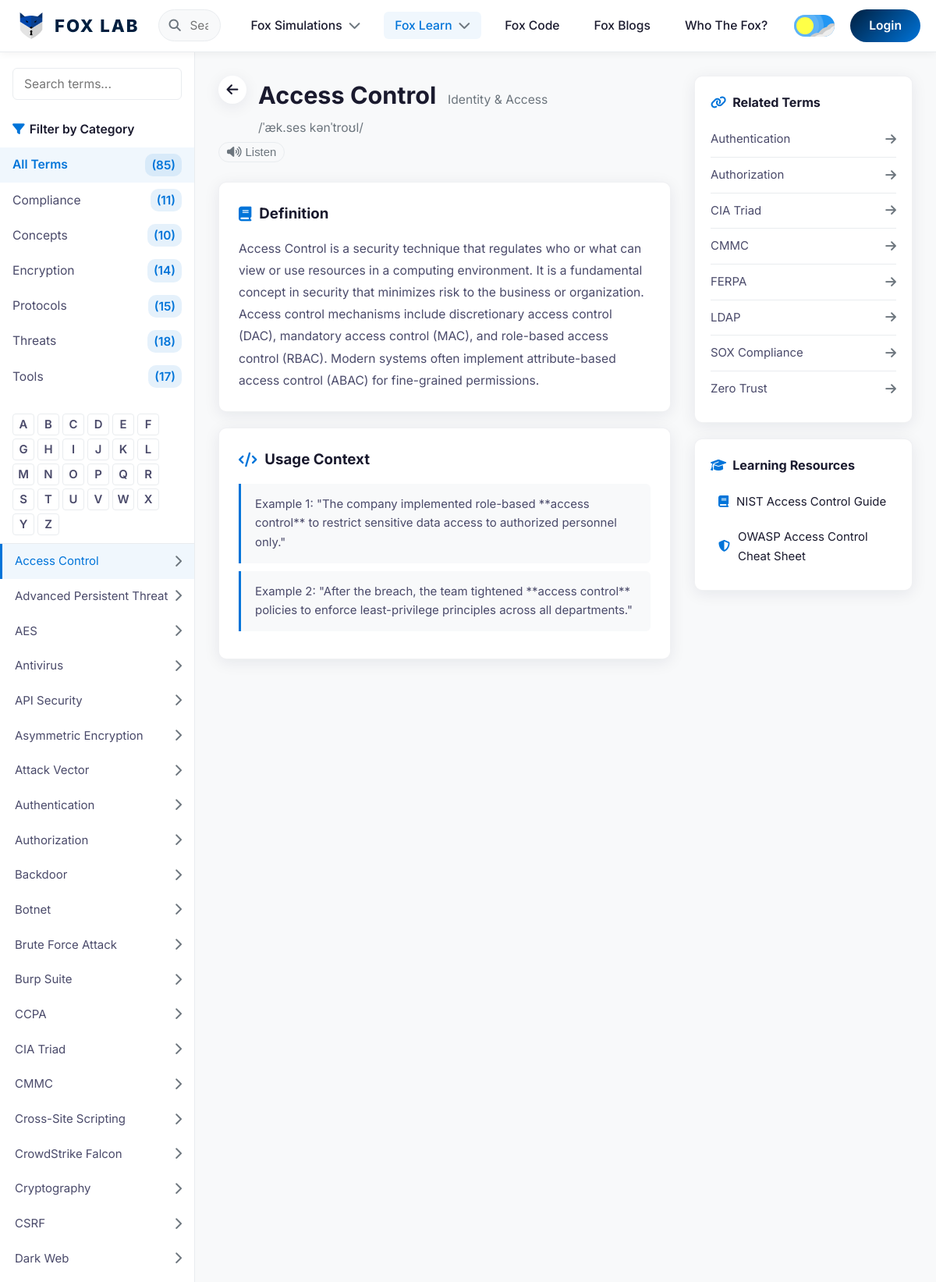
Page /pages/terms.php (upper part) on the committed database.
### tables this page shows
CREATE TABLE IF NOT EXISTS terms (
    id              INT AUTO_INCREMENT PRIMARY KEY,
    title           VARCHAR(255) NOT NULL,
    pronunciation   VARCHAR(255) DEFAULT NULL,
    category        VARCHAR(100) NOT NULL DEFAULT 'General',
    subcategory     VARCHAR(100) DEFAULT 'Protocols',
    definition      TEXT NOT NULL,
    usage_context   TEXT DEFAULT NULL,
    created_at      TIMESTAMP DEFAULT CURRENT_TIMESTAMP
);

CREATE TABLE IF NOT EXISTS resources (
    id          INT AUTO_INCREMENT PRIMARY KEY,
    term_id     INT NOT NULL,
    resource_title VARCHAR(255) NOT NULL,
    resource_url   VARCHAR(500) NOT NULL,
    resource_icon  VARCHAR(100) DEFAULT 'fas fa-external-link-alt',
    FOREIGN KEY (term_id) REFERENCES terms(id) ON DELETE CASCADE
);

### config/db.php (called while the page is built, shortened)
<?php
function e(?string $str): string {
    return htmlspecialchars($str ?? '', ENT_QUOTES, 'UTF-8');
}

### pages/terms.php (the view, shortened to what this page needs)
<?php
require_once __DIR__ . '/../config/db.php';
$pdo = getDBConnection();
$filterCategory = isset($_GET['category']) ? trim($_GET['category']) : '';
$filterLetter = isset($_GET['letter']) ? strtoupper(trim($_GET['letter'])) : '';
$searchQuery = isset($_GET['q']) ? trim($_GET['q']) : '';
$viewTermId = isset($_GET['id']) ? (int)$_GET['id'] : 0;
$showBookmarks = isset($_GET['bookmarks']) && $_GET['bookmarks'] === '1';
$userBookmarkIds = [];
$stmtCats = $pdo->query("SELECT category, COUNT(*) as cnt FROM terms GROUP BY category ORDER BY category ASC");
$catCounts = $stmtCats->fetchAll();
$totalTerms = array_sum(array_column($catCounts, 'cnt'));
$where = [];
$params = [];
if ($showBookmarks && !empty($userBookmarkIds)) {
    $placeholders = implode(',', array_fill(0, count($userBookmarkIds), '?'));
    $where[] = "id IN ($placeholders)";
    $params = array_merge(array_values($params), $userBookmarkIds);
    $whereClause = 'WHERE ' . implode(' AND ', $where);
    $stmtTerms = $pdo->prepare("SELECT id, title, category FROM terms $whereClause ORDER BY title ASC");
    $stmtTerms->execute(array_values($params));
} elseif ($showBookmarks && empty($userBookmarkIds)) {
    $termsList = [];
} else {
    $whereClause = !empty($where) ? 'WHERE ' . implode(' AND ', $where) : '';
    $stmtTerms = $pdo->prepare("SELECT id, title, category FROM terms $whereClause ORDER BY title ASC");
    $stmtTerms->execute($params);
}
if (!isset($termsList)) {
    $termsList = $stmtTerms->fetchAll();
}
$selectedTerm = null;
$relatedTerms = [];
if ($viewTermId > 0) {
    $stmtTerm = $pdo->prepare("SELECT * FROM terms WHERE id = :id LIMIT 1");
    $stmtTerm->execute([':id' => $viewTermId]);
    $selectedTerm = $stmtTerm->fetch();
} elseif (!empty($termsList)) {
    $viewTermId = $termsList[0]['id'];
    $stmtTerm = $pdo->prepare("SELECT * FROM terms WHERE id = :id LIMIT 1");
    $stmtTerm->execute([':id' => $viewTermId]);
    $selectedTerm = $stmtTerm->fetch();
}
if ($selectedTerm) {
    $stmtRelated = $pdo->prepare("
        SELECT t.id, t.title FROM terms t
        WHERE t.id IN (
            SELECT linked_id FROM term_links WHERE term_id = :tid1
            UNION
            SELECT term_id FROM term_links WHERE linked_id = :tid2
        )
        ORDER BY t.title ASC
    ");
    $stmtRelated->execute([':tid1' => $selectedTerm['id'], ':tid2' => $selectedTerm['id']]);
    $relatedTerms = $stmtRelated->fetchAll();
    $termResources = [];
    try {
        $stmtRes = $pdo->prepare("SELECT * FROM resources WHERE term_id = :tid ORDER BY id ASC");
        $stmtRes->execute([':tid' => $selectedTerm['id']]);
        $termResources = $stmtRes->fetchAll();
    } catch (PDOException $e) {
        $termResources = [];
    }
}
include __DIR__ . '/../includes/header.php';
?>
<div class="terms-page">
    <aside class="terms-sidebar">
        <div class="terms-search">
            <form method="GET" action="terms.php" autocomplete="off">
                <div class="search-wrapper">
                    <input type="text" name="q" id="termSearchInput" placeholder="Search terms..." value="<?php echo e($searchQuery); ?>">
                </div>
            </form>
        </div>
        <div class="filter-header">
            <i class="fas fa-filter"></i> Filter by Category
        </div>
        <ul class="category-filters">
            <li class="<?php echo ($filterCategory === '' || $filterCategory === 'All') && !$showBookmarks ? 'active' : ''; ?>" onclick="window.location='terms.php'">
                All Terms <span class="count">(<?php echo $totalTerms; ?>)</span>
            </li>
            <?php foreach ($catCounts as $cat): ?>
            <li class="<?php echo $filterCategory === $cat['category'] && !$showBookmarks ? 'active' : ''; ?>" onclick="window.location='terms.php?category=<?php echo urlencode($cat['category']); ?>'">
                <?php echo e($cat['category']); ?> <span class="count">(<?php echo $cat['cnt']; ?>)</span>
            </li>
            <?php endforeach; ?>
        </ul>
        <div class="alpha-index">
            <?php foreach (range('A', 'Z') as $letter): ?>
            <a href="terms.php?letter=<?php echo $letter; ?>" class="<?php echo $filterLetter === $letter ? 'active' : ''; ?>"><?php echo $letter; ?></a>
            <?php endforeach; ?>
        </div>
        <ul class="terms-list">
            <?php foreach ($termsList as $t): ?>
            <li class="<?php echo $viewTermId == $t['id'] ? 'active' : ''; ?>" onclick="window.location='terms.php?id=<?php echo $t['id']; ?><?php echo $filterCategory ? '&category=' . urlencode($filterCategory) : ''; ?><?php echo $filterLetter ? '&letter=' . urlencode($filterLetter) : ''; ?>'">
                <?php echo e($t['title']); ?>
                <i class="fas fa-chevron-right"></i>
            </li>
            <?php endforeach; ?>
        </ul>
    </aside>
    <?php if ($selectedTerm): ?>
    <div class="terms-main">
        <div class="term-content">
            <div class="term-header">
                <a href="terms.php" class="term-back"><i class="fas fa-arrow-left"></i></a>
                <div class="term-title-area">
                    <h1><?php echo e($selectedTerm['title']); ?></h1>
                    <span class="term-subcategory"><?php echo e($selectedTerm['subcategory']); ?></span>
                    <?php if ($selectedTerm['pronunciation']): ?>
                    <span class="term-pronunciation"><?php echo e($selectedTerm['pronunciation']); ?></span>
                    <?php endif; ?>
                </div>
            </div>
            <div class="term-actions-row">
                <?php if ($selectedTerm['pronunciation']): ?>
                <button class="audio-btn" onclick="speakTerm('<?php echo e($selectedTerm['title']); ?>')">
                    <i class="fas fa-volume-up"></i> Listen
                </button>
                <?php endif; ?>
            </div>
            <div class="term-section">
                <h2><i class="fas fa-book"></i> Definition</h2>
                <?php
                $paragraphs = explode("\n\n", $selectedTerm['definition']);
                foreach ($paragraphs as $para): ?>
                <p><?php echo nl2br(e($para)); ?></p>
                <?php endforeach; ?>
            </div>
            <?php if ($selectedTerm['usage_context']): ?>
            <div class="term-section">
                <h2><i class="fas fa-code"></i> Usage Context</h2>
                <?php
                $examples = explode("\n\n", $selectedTerm['usage_context']);
                foreach ($examples as $ex): ?>
                <div class="usage-example">
                    <?php echo nl2br(e($ex)); ?>
                </div>
                <?php endforeach; ?>
            </div>
            <?php endif; ?>
        </div>
        <div class="terms-right">
            <?php if (!empty($relatedTerms)): ?>
            <div class="related-terms-card">
                <h3><i class="fas fa-link"></i> Related Terms</h3>
                <ul class="related-list">
                    <?php foreach ($relatedTerms as $rt): ?>
                    <li onclick="window.location='terms.php?id=<?php echo $rt['id']; ?>'">
                        <?php echo e($rt['title']); ?>
                        <i class="fas fa-arrow-right"></i>
                    </li>
                    <?php endforeach; ?>
                </ul>
            </div>
            <?php endif; ?>
            <div class="learning-resources-card">
                <h3><i class="fas fa-graduation-cap"></i> Learning Resources</h3>
                <?php if (!empty($termResources)): ?>
                    <?php foreach ($termResources as $res): ?>
                    <a href="<?php echo e($res['resource_url']); ?>" target="_blank" rel="noopener" class="resource-item" style="text-decoration:none;color:inherit;display:flex;align-items:center;gap:10px;padding:10px;border-radius:6px;transition:var(--transition);">
                        <i class="<?php echo e($res['resource_icon']); ?>" style="color:var(--accent);"></i>
                        <span><?php echo e($res['resource_title']); ?></span>
                    </a>
                    <?php endforeach; ?>
                <?php endif; ?>
            </div>
        </div>
    </div>
    <?php endif; ?>
</div>
<?php include __DIR__ . '/../includes/footer.php'; ?>

### rows in the picture
terms: title "Access Control", subcategory "Identity & Access", pronunciation "/ˈæk.ses kənˈtroʊl/", definition "Access Control is a security technique that regulates who or what can view or use resources in a computing environment. It is a fundamental concept in security that minimizes risk to the business or organization.", definition "Access control mechanisms include discretionary access control (DAC), mandatory access control (MAC), and role-based access control (RBAC). Modern systems often implement attribute-based access control (ABAC) for fine-grained permissions.", usage_context "Example 1: \"The company implemented role-based **access control** to restrict sensitive data access to authorized personnel only.\"", usage_context "Example 2: \"After the breach, the team tightened **access control** policies to enforce least-privilege principles across all departments.\""
terms: title "Advanced Persistent Threat"
terms: title "AES"
terms: title "Antivirus"
terms: title "API Security"
terms: title "Asymmetric Encryption"
terms: title "Attack Vector"
terms: title "Authentication"
terms: title "Authorization"
terms: title "Backdoor"
terms: title "Botnet"
terms: title "Brute Force Attack"
terms: title "Burp Suite"
terms: title "CCPA"
terms: title "CIA Triad"
terms: title "CMMC"
terms: title "Cross-Site Scripting"
terms: title "CrowdStrike Falcon"
terms: title "Cryptography"
terms: title "CSRF"
terms: title "Dark Web"
terms: title "FERPA"
terms: title "LDAP"
terms: title "SOX Compliance"
terms: title "Zero Trust"
resources: resource_title "NIST Access Control Guide"
resources: resource_title "OWASP Access Control Cheat Sheet"

### other values in the picture
$totalTerms "85"
$cat['category'] "Compliance"
$cat['cnt'] "11"
$cat['category'] "Concepts"
$cat['cnt'] "10"
$cat['category'] "Encryption"
$cat['cnt'] "14"
$cat['category'] "Protocols"
$cat['cnt'] "15"
$cat['category'] "Threats"
$cat['cnt'] "18"
$cat['category'] "Tools"
$cat['cnt'] "17"
$letter "A"
$letter "B"
